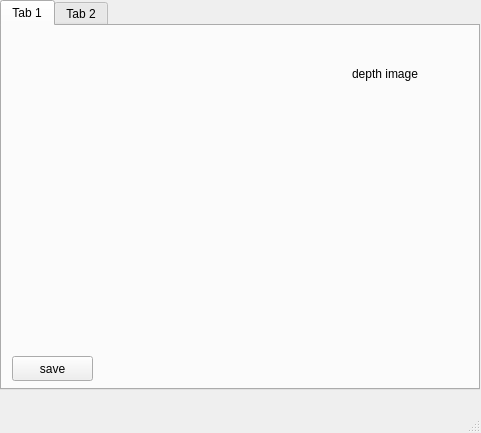
<?xml version="1.0" encoding="UTF-8"?>
<ui version="4.0">
 <class>MainWindow</class>
 <widget class="QMainWindow" name="MainWindow">
  <property name="geometry">
   <rect>
    <x>0</x>
    <y>0</y>
    <width>481</width>
    <height>433</height>
   </rect>
  </property>
  <property name="sizePolicy">
   <sizepolicy hsizetype="Fixed" vsizetype="Fixed">
    <horstretch>0</horstretch>
    <verstretch>0</verstretch>
   </sizepolicy>
  </property>
  <property name="windowTitle">
   <string>MainWindow</string>
  </property>
  <widget class="QWidget" name="centralwidget">
   <widget class="QTabWidget" name="tabWidget">
    <property name="geometry">
     <rect>
      <x>0</x>
      <y>0</y>
      <width>480</width>
      <height>390</height>
     </rect>
    </property>
    <property name="currentIndex">
     <number>0</number>
    </property>
    <widget class="QWidget" name="tab">
     <attribute name="title">
      <string>Tab 1</string>
     </attribute>
     <widget class="QLabel" name="label_up">
      <property name="geometry">
       <rect>
        <x>0</x>
        <y>0</y>
        <width>480</width>
        <height>360</height>
       </rect>
      </property>
      <property name="sizePolicy">
       <sizepolicy hsizetype="Expanding" vsizetype="Expanding">
        <horstretch>200</horstretch>
        <verstretch>100</verstretch>
       </sizepolicy>
      </property>
      <property name="text">
       <string/>
      </property>
     </widget>
     <widget class="QLabel" name="label_down">
      <property name="geometry">
       <rect>
        <x>350</x>
        <y>0</y>
        <width>128</width>
        <height>96</height>
       </rect>
      </property>
      <property name="sizePolicy">
       <sizepolicy hsizetype="Expanding" vsizetype="Expanding">
        <horstretch>100</horstretch>
        <verstretch>100</verstretch>
       </sizepolicy>
      </property>
      <property name="text">
       <string>depth image</string>
      </property>
     </widget>
     <widget class="QPushButton" name="button_save_picture">
      <property name="geometry">
       <rect>
        <x>10</x>
        <y>330</y>
        <width>81</width>
        <height>25</height>
       </rect>
      </property>
      <property name="maximumSize">
       <size>
        <width>139</width>
        <height>25</height>
       </size>
      </property>
      <property name="text">
       <string>save</string>
      </property>
     </widget>
     <widget class="QLabel" name="label_color_1">
      <property name="geometry">
       <rect>
        <x>0</x>
        <y>0</y>
        <width>100</width>
        <height>20</height>
       </rect>
      </property>
      <property name="text">
       <string/>
      </property>
     </widget>
     <widget class="QLabel" name="label_color_2">
      <property name="geometry">
       <rect>
        <x>0</x>
        <y>20</y>
        <width>100</width>
        <height>20</height>
       </rect>
      </property>
      <property name="text">
       <string/>
      </property>
     </widget>
     <widget class="QLabel" name="label_color_3">
      <property name="geometry">
       <rect>
        <x>0</x>
        <y>40</y>
        <width>100</width>
        <height>20</height>
       </rect>
      </property>
      <property name="text">
       <string/>
      </property>
     </widget>
     <widget class="QLabel" name="label_depth_1">
      <property name="geometry">
       <rect>
        <x>350</x>
        <y>96</y>
        <width>128</width>
        <height>20</height>
       </rect>
      </property>
      <property name="text">
       <string/>
      </property>
     </widget>
     <widget class="QLabel" name="label_depth_2">
      <property name="geometry">
       <rect>
        <x>350</x>
        <y>116</y>
        <width>128</width>
        <height>20</height>
       </rect>
      </property>
      <property name="text">
       <string/>
      </property>
     </widget>
    </widget>
    <widget class="QWidget" name="tab_2">
     <attribute name="title">
      <string>Tab 2</string>
     </attribute>
     <widget class="QPushButton" name="button_stop_save">
      <property name="geometry">
       <rect>
        <x>30</x>
        <y>320</y>
        <width>70</width>
        <height>25</height>
       </rect>
      </property>
      <property name="font">
       <font>
        <family>Ubuntu</family>
       </font>
      </property>
      <property name="text">
       <string>stop save</string>
      </property>
     </widget>
     <widget class="QPushButton" name="button_add_label">
      <property name="geometry">
       <rect>
        <x>110</x>
        <y>320</y>
        <width>70</width>
        <height>25</height>
       </rect>
      </property>
      <property name="font">
       <font>
        <family>Ubuntu</family>
       </font>
      </property>
      <property name="text">
       <string>add label</string>
      </property>
     </widget>
    </widget>
   </widget>
  </widget>
  <widget class="QMenuBar" name="menubar">
   <property name="geometry">
    <rect>
     <x>0</x>
     <y>0</y>
     <width>481</width>
     <height>22</height>
    </rect>
   </property>
  </widget>
  <widget class="QStatusBar" name="statusbar"/>
 </widget>
 <resources/>
 <connections/>
</ui>
